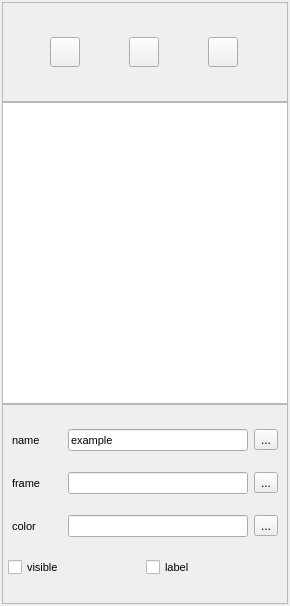
<?xml version="1.0" encoding="UTF-8"?>
<ui version="4.0">
 <class>ToolBar</class>
 <widget class="QWidget" name="ToolBar">
  <property name="windowModality">
   <enum>Qt::NonModal</enum>
  </property>
  <property name="enabled">
   <bool>true</bool>
  </property>
  <property name="geometry">
   <rect>
    <x>0</x>
    <y>0</y>
    <width>290</width>
    <height>606</height>
   </rect>
  </property>
  <property name="maximumSize">
   <size>
    <width>300</width>
    <height>16777215</height>
   </size>
  </property>
  <property name="windowTitle">
   <string>Form</string>
  </property>
  <property name="layoutDirection">
   <enum>Qt::LeftToRight</enum>
  </property>
  <property name="autoFillBackground">
   <bool>false</bool>
  </property>
  <property name="locale">
   <locale language="Chinese" country="China"/>
  </property>
  <layout class="QVBoxLayout" name="verticalLayout_3" stretch="0,1,0">
   <property name="spacing">
    <number>0</number>
   </property>
   <property name="sizeConstraint">
    <enum>QLayout::SetDefaultConstraint</enum>
   </property>
   <property name="leftMargin">
    <number>2</number>
   </property>
   <property name="topMargin">
    <number>2</number>
   </property>
   <property name="rightMargin">
    <number>2</number>
   </property>
   <property name="bottomMargin">
    <number>2</number>
   </property>
   <item>
    <widget class="QFrame" name="frame">
     <property name="minimumSize">
      <size>
       <width>0</width>
       <height>100</height>
      </size>
     </property>
     <property name="maximumSize">
      <size>
       <width>16777215</width>
       <height>100</height>
      </size>
     </property>
     <property name="frameShape">
      <enum>QFrame::StyledPanel</enum>
     </property>
     <property name="frameShadow">
      <enum>QFrame::Raised</enum>
     </property>
     <layout class="QVBoxLayout" name="verticalLayout_4">
      <property name="spacing">
       <number>2</number>
      </property>
      <property name="leftMargin">
       <number>0</number>
      </property>
      <property name="topMargin">
       <number>0</number>
      </property>
      <property name="rightMargin">
       <number>0</number>
      </property>
      <property name="bottomMargin">
       <number>0</number>
      </property>
      <item>
       <layout class="QHBoxLayout" name="horizontalLayout">
        <property name="spacing">
         <number>2</number>
        </property>
        <property name="sizeConstraint">
         <enum>QLayout::SetDefaultConstraint</enum>
        </property>
        <item>
         <widget class="QPushButton" name="button_load">
          <property name="maximumSize">
           <size>
            <width>30</width>
            <height>30</height>
           </size>
          </property>
          <property name="toolTip">
           <string>load</string>
          </property>
          <property name="layoutDirection">
           <enum>Qt::LeftToRight</enum>
          </property>
          <property name="autoFillBackground">
           <bool>false</bool>
          </property>
          <property name="text">
           <string/>
          </property>
         </widget>
        </item>
        <item>
         <widget class="QPushButton" name="button_clear">
          <property name="maximumSize">
           <size>
            <width>30</width>
            <height>30</height>
           </size>
          </property>
          <property name="toolTip">
           <string>clear</string>
          </property>
          <property name="text">
           <string/>
          </property>
         </widget>
        </item>
        <item>
         <widget class="QPushButton" name="button_refresh">
          <property name="maximumSize">
           <size>
            <width>30</width>
            <height>30</height>
           </size>
          </property>
          <property name="toolTip">
           <string>refresh</string>
          </property>
          <property name="text">
           <string/>
          </property>
         </widget>
        </item>
       </layout>
      </item>
     </layout>
    </widget>
   </item>
   <item>
    <widget class="QListWidget" name="list_cloud">
     <property name="maximumSize">
      <size>
       <width>16777215</width>
       <height>16777215</height>
      </size>
     </property>
    </widget>
   </item>
   <item>
    <widget class="QFrame" name="editor_frame">
     <property name="minimumSize">
      <size>
       <width>0</width>
       <height>200</height>
      </size>
     </property>
     <property name="frameShape">
      <enum>QFrame::StyledPanel</enum>
     </property>
     <property name="frameShadow">
      <enum>QFrame::Raised</enum>
     </property>
     <layout class="QHBoxLayout" name="horizontalLayout_10">
      <property name="spacing">
       <number>0</number>
      </property>
      <property name="leftMargin">
       <number>5</number>
      </property>
      <property name="topMargin">
       <number>5</number>
      </property>
      <property name="rightMargin">
       <number>5</number>
      </property>
      <property name="bottomMargin">
       <number>5</number>
      </property>
      <item>
       <widget class="QWidget" name="editor" native="true">
        <layout class="QVBoxLayout" name="verticalLayout_2" stretch="0,0,0,0,0">
         <property name="spacing">
          <number>2</number>
         </property>
         <property name="leftMargin">
          <number>0</number>
         </property>
         <property name="topMargin">
          <number>0</number>
         </property>
         <property name="rightMargin">
          <number>0</number>
         </property>
         <property name="bottomMargin">
          <number>0</number>
         </property>
         <item>
          <layout class="QHBoxLayout" name="horizontalLayout_2">
           <property name="spacing">
            <number>2</number>
           </property>
           <item>
            <widget class="QLabel" name="label_3">
             <property name="minimumSize">
              <size>
               <width>50</width>
               <height>0</height>
              </size>
             </property>
             <property name="maximumSize">
              <size>
               <width>50</width>
               <height>16777215</height>
              </size>
             </property>
             <property name="font">
              <font>
               <pointsize>8</pointsize>
              </font>
             </property>
             <property name="text">
              <string>name</string>
             </property>
            </widget>
           </item>
           <item>
            <widget class="QLineEdit" name="cloud_name">
             <property name="maximumSize">
              <size>
               <width>180</width>
               <height>16777215</height>
              </size>
             </property>
             <property name="font">
              <font>
               <pointsize>8</pointsize>
              </font>
             </property>
             <property name="text">
              <string>example</string>
             </property>
            </widget>
           </item>
           <item>
            <widget class="QToolButton" name="toolButton">
             <property name="text">
              <string>...</string>
             </property>
            </widget>
           </item>
          </layout>
         </item>
         <item>
          <layout class="QHBoxLayout" name="horizontalLayout_3">
           <property name="spacing">
            <number>2</number>
           </property>
           <item>
            <widget class="QLabel" name="label">
             <property name="minimumSize">
              <size>
               <width>50</width>
               <height>0</height>
              </size>
             </property>
             <property name="maximumSize">
              <size>
               <width>50</width>
               <height>16777215</height>
              </size>
             </property>
             <property name="font">
              <font>
               <pointsize>8</pointsize>
              </font>
             </property>
             <property name="text">
              <string>frame</string>
             </property>
            </widget>
           </item>
           <item>
            <widget class="QLineEdit" name="cloud_frame">
             <property name="maximumSize">
              <size>
               <width>180</width>
               <height>16777215</height>
              </size>
             </property>
            </widget>
           </item>
           <item>
            <widget class="QToolButton" name="toolButton_3">
             <property name="text">
              <string>...</string>
             </property>
            </widget>
           </item>
          </layout>
         </item>
         <item>
          <layout class="QHBoxLayout" name="horizontalLayout_11">
           <property name="spacing">
            <number>2</number>
           </property>
           <item>
            <widget class="QLabel" name="label_4">
             <property name="minimumSize">
              <size>
               <width>50</width>
               <height>0</height>
              </size>
             </property>
             <property name="maximumSize">
              <size>
               <width>50</width>
               <height>16777215</height>
              </size>
             </property>
             <property name="font">
              <font>
               <pointsize>8</pointsize>
              </font>
             </property>
             <property name="text">
              <string>color</string>
             </property>
            </widget>
           </item>
           <item>
            <widget class="QLineEdit" name="cloud_color">
             <property name="maximumSize">
              <size>
               <width>180</width>
               <height>16777215</height>
              </size>
             </property>
            </widget>
           </item>
           <item>
            <widget class="QToolButton" name="toolButton_4">
             <property name="text">
              <string>...</string>
             </property>
            </widget>
           </item>
          </layout>
         </item>
         <item>
          <layout class="QHBoxLayout" name="horizontalLayout_4">
           <property name="spacing">
            <number>2</number>
           </property>
           <item>
            <widget class="QCheckBox" name="cloud_visible">
             <property name="font">
              <font>
               <pointsize>8</pointsize>
              </font>
             </property>
             <property name="text">
              <string>visible</string>
             </property>
            </widget>
           </item>
           <item>
            <widget class="QCheckBox" name="cloud_label">
             <property name="font">
              <font>
               <pointsize>8</pointsize>
              </font>
             </property>
             <property name="text">
              <string>label</string>
             </property>
            </widget>
           </item>
          </layout>
         </item>
         <item>
          <layout class="QHBoxLayout" name="horizontalLayout_5">
           <property name="spacing">
            <number>2</number>
           </property>
          </layout>
         </item>
        </layout>
       </widget>
      </item>
     </layout>
    </widget>
   </item>
  </layout>
 </widget>
 <resources/>
 <connections/>
</ui>
